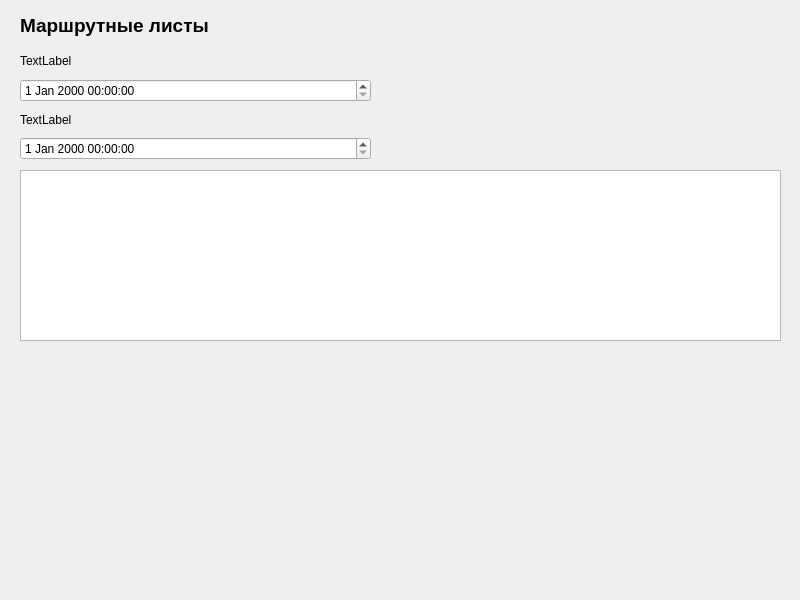
<?xml version="1.0" encoding="UTF-8"?>
<ui version="4.0">
 <class>itinerary</class>
 <widget class="QDialog" name="itinerary">
  <property name="geometry">
   <rect>
    <x>0</x>
    <y>0</y>
    <width>800</width>
    <height>600</height>
   </rect>
  </property>
  <property name="sizePolicy">
   <sizepolicy hsizetype="Fixed" vsizetype="Fixed">
    <horstretch>0</horstretch>
    <verstretch>0</verstretch>
   </sizepolicy>
  </property>
  <property name="windowTitle">
   <string>Dialog</string>
  </property>
  <widget class="QTableView" name="tableView">
   <property name="geometry">
    <rect>
     <x>20</x>
     <y>170</y>
     <width>761</width>
     <height>171</height>
    </rect>
   </property>
  </widget>
  <widget class="QLabel" name="label">
   <property name="geometry">
    <rect>
     <x>20</x>
     <y>10</y>
     <width>231</width>
     <height>31</height>
    </rect>
   </property>
   <property name="font">
    <font>
     <pointsize>14</pointsize>
     <bold>true</bold>
    </font>
   </property>
   <property name="text">
    <string>Маршрутные листы</string>
   </property>
  </widget>
  <widget class="QWidget" name="verticalLayoutWidget">
   <property name="geometry">
    <rect>
     <x>20</x>
     <y>49</y>
     <width>351</width>
     <height>111</height>
    </rect>
   </property>
   <layout class="QVBoxLayout" name="verticalLayout">
    <item>
     <widget class="QLabel" name="label_2">
      <property name="text">
       <string>TextLabel</string>
      </property>
     </widget>
    </item>
    <item>
     <widget class="QDateTimeEdit" name="dateTimeEdit"/>
    </item>
    <item>
     <widget class="QLabel" name="label_3">
      <property name="text">
       <string>TextLabel</string>
      </property>
     </widget>
    </item>
    <item>
     <widget class="QDateTimeEdit" name="dateTimeEdit_2"/>
    </item>
   </layout>
  </widget>
 </widget>
 <resources/>
 <connections/>
</ui>
